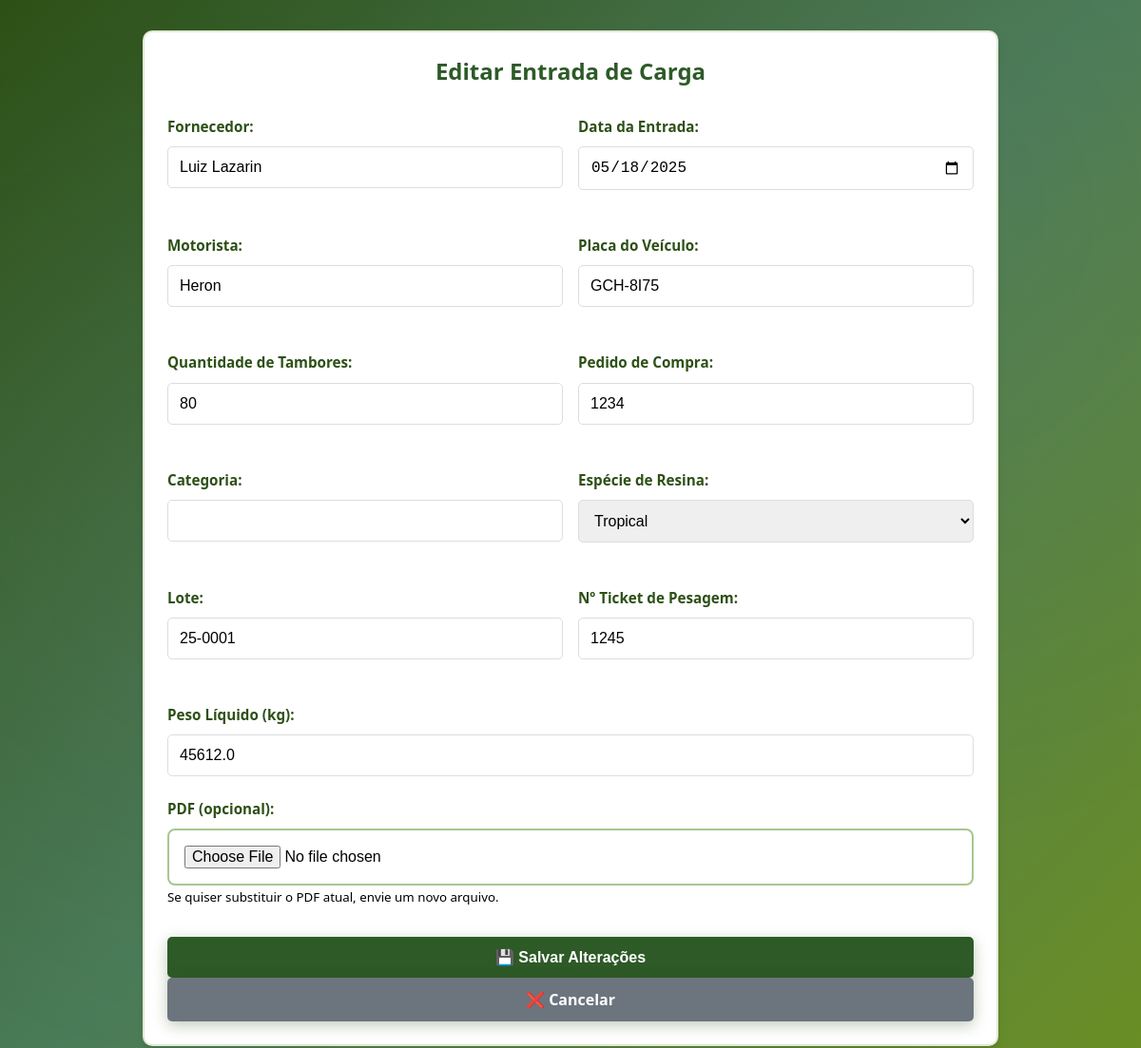
The app's page /editar-entrada/5 (signed in) with its own data.
### tables this page shows
CREATE TABLE entradas_carga (id INTEGER PRIMARY KEY AUTOINCREMENT, fornecedor TEXT, data_entrada TEXT, motorista TEXT, placa TEXT, quantidade_tambores INTEGER, pedido_compra TEXT, categoria TEXT, especie_resina TEXT, lote TEXT UNIQUE, ticket_pesagem TEXT UNIQUE, peso_liquido REAL, data_registro TEXT, usuario_registro TEXT);

### app.py (the view, shortened to what this page needs)
@app.route('/editar-entrada/<int:id>', methods=['GET', 'POST'])
def editar_entrada(id):
    if 'logged_in' not in session or not session['logged_in']:
        flash('🔒 Você precisa fazer login primeiro!', 'error')
        return redirect(url_for('login'))
    conn = sqlite3.connect(DB_PATH)
    cursor = conn.cursor()
    cursor.execute('SELECT * FROM entradas_carga WHERE id=?', (id,))
    row = cursor.fetchone()
    colunas = [desc[0] for desc in cursor.description]
    entrada = dict(zip(colunas, row)) if row else None
    conn.close()
    if not entrada:
        flash('❌ Entrada não encontrada!', 'error')
        return redirect(url_for('relatorio_entradas'))
    return render_template('editar_entrada.html', entrada=entrada)

### templates/editar_entrada.html (shortened to what this page needs)
<!DOCTYPE html>
<html lang="pt-BR">
<head>
    <link rel="stylesheet" href="{{ url_for('static', filename='css/style.css') }}">
</head>
<body>
    <div class="container">
        <h2 class="form-title">Editar Entrada de Carga</h2>
        <form method="POST">
            <div class="form-row">
                <div class="form-group">
                    <label for="fornecedor">Fornecedor:</label>
                    <input type="text" id="fornecedor" name="fornecedor" value="{{ entrada.fornecedor }}" required>
                </div>
                <div class="form-group">
                    <label for="data_entrada">Data da Entrada:</label>
                    <input type="date" id="data_entrada" name="data_entrada" value="{{ entrada.data_entrada }}"
                        required>
                </div>
            </div>
            <div class="form-row">
                <div class="form-group">
                    <label for="motorista">Motorista:</label>
                    <input type="text" id="motorista" name="motorista" value="{{ entrada.motorista }}" required>
                </div>
                <div class="form-group">
                    <label for="placa">Placa do Veículo:</label>
                    <input type="text" id="placa" name="placa" value="{{ entrada.placa }}" required maxlength="8">
                </div>
            </div>
            <div class="form-row">
                <div class="form-group">
                    <label for="quantidade_tambores">Quantidade de Tambores:</label>
                    <input type="number" id="quantidade_tambores" name="quantidade_tambores"
                        value="{{ entrada.quantidade_tambores }}" required min="1">
                </div>
                <div class="form-group">
                    <label for="pedido_compra">Pedido de Compra:</label>
                    <input type="text" id="pedido_compra" name="pedido_compra" value="{{ entrada.pedido_compra }}">
                </div>
            </div>
            <div class="form-row">
                <div class="form-group">
                    <label for="categoria">Categoria:</label>
                    <input type="text" id="categoria" name="categoria" value="{{ entrada.categoria }}">
                </div>
                <div class="form-group">
                    <label for="especie_resina">Espécie de Resina:</label>
                    <select id="especie_resina" name="especie_resina" required>
                        <option value="Tropical" {% if entrada.especie_resina=='Tropical' %}selected{% endif %}>Tropical
                        </option>
                    </select>
                </div>
            </div>
            <div class="form-row">
                <div class="form-group">
                    <label for="lote">Lote:</label>
                    <input type="text" id="lote" name="lote" value="{{ entrada.lote }}" required>
                </div>
                <div class="form-group">
                    <label for="ticket_pesagem">Nº Ticket de Pesagem:</label>
                    <input type="text" id="ticket_pesagem" name="ticket_pesagem" value="{{ entrada.ticket_pesagem }}"
                        required>
                </div>
            </div>
            <div class="form-group">
                <label for="peso_liquido">Peso Líquido (kg):</label>
                <input type="number" id="peso_liquido" name="peso_liquido" value="{{ entrada.peso_liquido }}" required
                    min="0" step="0.01">
            </div>
            <div class="form-group">
                <label for="pdf">PDF (opcional):</label>
                <input type="file" id="pdf" name="pdf" accept="application/pdf">
                <small>Se quiser substituir o PDF atual, envie um novo arquivo.</small>
            </div>
            <div style="text-align: center; margin-top: 2rem;">
                <button type="submit" class="btn">💾 Salvar Alterações</button>
                <a href="{{ url_for('relatorio_entradas') }}" class="btn btn-secondary">❌ Cancelar</a>
            </div>
        </form>
    </div>
</body>
</html>

### static/css/style.css (style rules this page uses)
* { margin: 0; padding: 0; box-sizing: border-box; }
body { font-family: 'Segoe UI', Tahoma, Geneva, Verdana, sans-serif; background: linear-gradient(135deg, #2d5016 0%, #4a7c59 50%, #6b8e23 100%); background-attachment: fixed; min-height: 100vh; display: flex; align-items: center; justify-content: center; }
body::before { content: ''; position: fixed; top: 0; left: 0; width: 100%; height: 100%; background-image: radial-gradient(circle at 20% 50%, rgba(120, 119, 108, 0.1) 0%, transparent 50%), radial-gradient(circle at 80% 20%, rgba(120, 119, 108, 0.1) 0%, transparent 50%); pointer-events: none; z-index: -1; }
.container { background: rgba(255, 255, 255, 0.95); backdrop-filter: blur(10px); padding: 2.5rem; border-radius: 15px; box-shadow: 0 20px 40px rgba(45, 80, 22, 0.3); width: 100%; max-width: 420px; border: 2px solid rgba(107, 142, 35, 0.2); }
.form-group { margin-bottom: 1.8rem; }
.form-group label { display: block; margin-bottom: 0.7rem; color: #2d5016; font-weight: 600; font-size: 0.95rem; }
.form-group input { width: 100%; padding: 1rem; border: 2px solid #a8c68f; border-radius: 8px; font-size: 1rem; transition: all 0.3s ease; background: rgba(255, 255, 255, 0.9); }
.btn { display: inline-block; padding: 1rem 2rem; background: linear-gradient(135deg, #6b8e23 0%, #4a7c59 50%, #2d5016 100%); color: white; text-decoration: none; border: none; border-radius: 8px; cursor: pointer; font-size: 1rem; font-weight: 600; transition: all 0.3s ease; width: 100%; text-align: center; box-shadow: 0 4px 15px rgba(45, 80, 22, 0.3); }

### templates/editar_entrada.html (style rules this page uses)
.container { max-width: 900px; margin: 2rem auto; padding: 1.5rem; background: white; border-radius: 10px; box-shadow: 0 4px 6px rgba(0, 0, 0, 0.1); }
.form-title { color: #2d5a27; margin-bottom: 2rem; text-align: center; }
.form-row { display: grid; grid-template-columns: 1fr 1fr; gap: 1rem; margin-bottom: 1.5rem; }
.form-group { margin-bottom: 1.5rem; }
label { display: block; margin-bottom: 0.5rem; color: #333; font-weight: bold; }
input[type="text"], input[type="date"], input[type="number"], select { width: 100%; padding: 0.75rem; border: 1px solid #ddd; border-radius: 5px; font-size: 1rem; }
.btn { background: #2d5a27; color: white; padding: 0.75rem 2rem; border: none; border-radius: 5px; cursor: pointer; font-size: 1rem; margin-right: 1rem; }
.btn-secondary { background: #6c757d; }

### records on screen
entradas_carga: fornecedor "Luiz Lazarin", data_entrada "05/18/2025", motorista "Heron", placa "GCH-8I75", quantidade_tambores "80", pedido_compra "1234", especie_resina "Tropical", lote "25-0001", ticket_pesagem "1245", peso_liquido "45612.0"
